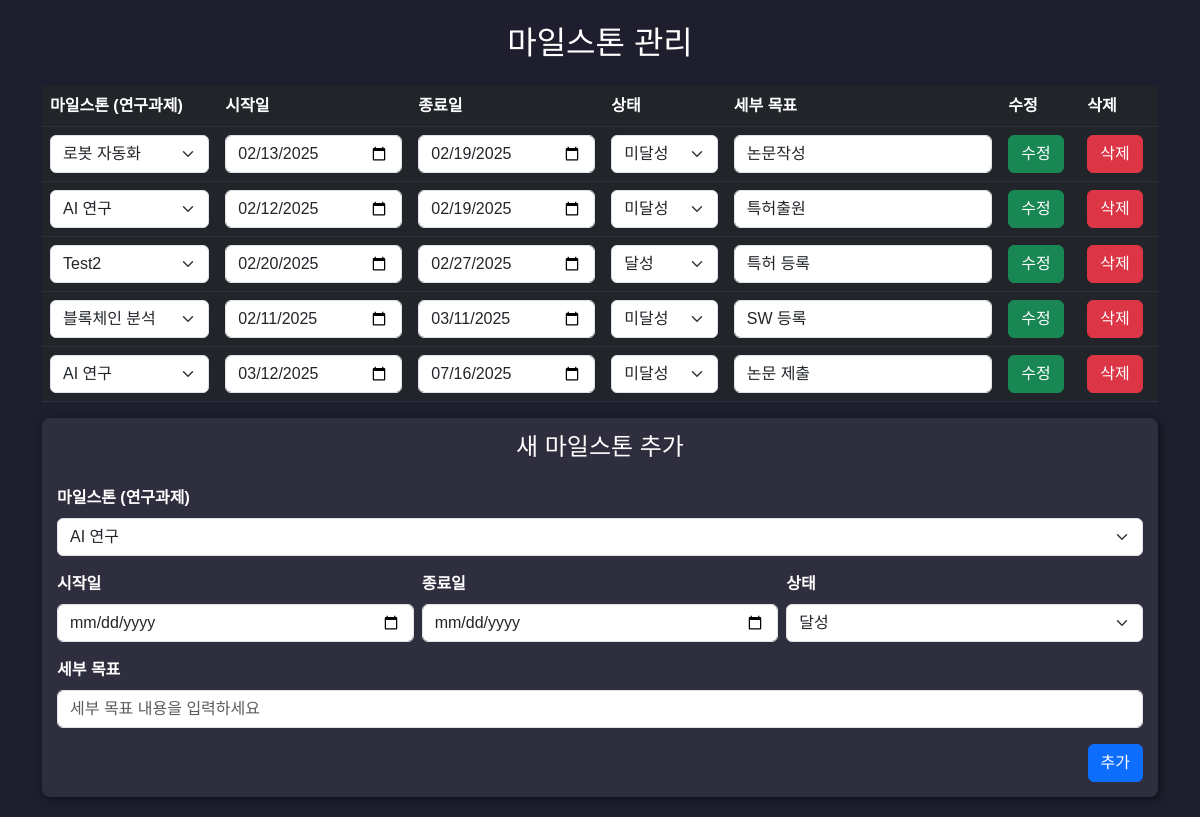
Screenshot of /milestone with the database file from the repository.
### tables this page shows
CREATE TABLE milestones (
            id INTEGER PRIMARY KEY AUTOINCREMENT,
            Milestone TEXT NOT NULL,
            Start TEXT NOT NULL,
            Finish TEXT NOT NULL,
            Status TEXT NOT NULL,
            "세부 목표" TEXT
        );

CREATE TABLE projects (
            id INTEGER PRIMARY KEY AUTOINCREMENT,
            name TEXT NOT NULL,
            manager TEXT NOT NULL,
            start_date TEXT NOT NULL,
            end_date TEXT NOT NULL,
            total_cost INTEGER NOT NULL,
            current_expenditure INTEGER NOT NULL,
            goal_papers INTEGER DEFAULT 0,
            current_papers INTEGER DEFAULT 0,
            goal_patents_filed INTEGER DEFAULT 0,
            current_patents_filed INTEGER DEFAULT 0,
            goal_patents_registered INTEGER DEFAULT 0,
            current_patents_registered INTEGER DEFAULT 0,
            goal_software INTEGER DEFAULT 0,
            current_software INTEGER DEFAULT 0
        );

### routes.py (the view, shortened to what this page needs)
@milestone_blueprint.route('/milestone', methods=['GET', 'POST'])
def milestone():
    milestones = get_milestones()
    projects = get_projects()  # 연구과제 목록을 함께 가져와서 드롭다운 옵션으로 사용
    return render_template('milestone.html', milestones=milestones, projects=projects)

### database.py (called while the page is built)
def get_milestones():
    conn = sqlite3.connect(DB_NAME)
    conn.row_factory = sqlite3.Row
    cur = conn.cursor()
    cur.execute("SELECT * FROM milestones")
    rows = cur.fetchall()
    conn.close()
    milestones = [dict(row) for row in rows]
    return milestones

### templates/milestone.html (shortened to what this page needs)
<!DOCTYPE html>
<html lang="ko">
<head>
  <link rel="stylesheet" href="https://cdn.jsdelivr.net/npm/bootstrap@5.3.0/dist/css/bootstrap.min.css">
  <link rel="stylesheet" href="{{ url_for('static', filename='font/pretendard.css') }}">
  <link rel="stylesheet" href="{{ url_for('static', filename='font/pretendard-subset.css') }}">
</head>
<body class="container mt-4">
  <h2 class="text-center mb-4">마일스톤 관리</h2>
  <table class="table table-dark table-hover">
    <thead>
      <tr>
        <th>마일스톤 (연구과제)</th>
        <th>시작일</th>
        <th>종료일</th>
        <th>상태</th>
        <th>세부 목표</th>
        <th>수정</th>
        <th>삭제</th>
      </tr>
    </thead>
    <tbody>
      {% for ms in milestones %}
      <tr>
        <form method="post">
          <td>
            <select name="Milestone" class="form-select">
              {% for project in projects %}
                <option value="{{ project.name }}" {% if project.name == ms.Milestone %}selected{% endif %}>
                  {{ project.name }}
                </option>
              {% endfor %}
            </select>
          </td>
          <td><input type="date" name="Start" value="{{ ms.Start }}" class="form-control"></td>
          <td><input type="date" name="Finish" value="{{ ms.Finish }}" class="form-control"></td>
          <td>
            <select name="Status" class="form-select">
              <option value="미달성" {% if ms.Status == "미달성" %}selected{% endif %}>미달성</option>
              <option value="달성" {% if ms.Status == "달성" %}selected{% endif %}>달성</option>
            </select>
          </td>
          <td><input type="text" name="세부 목표" value="{{ ms['세부 목표'] }}" class="form-control"></td>
          <td>
            <button type="submit" name="action" value="update" class="btn btn-success">수정</button>
          </td>
          <td>
            <button type="submit" name="action" value="delete" class="btn btn-danger">삭제</button>
          </td>
        </form>
      </tr>
      {% endfor %}
    </tbody>
  </table>
  <div class="card-custom">
    <h4 class="text-center mb-4">새 마일스톤 추가</h4>
    <form method="post">
      <div class="mb-3">
        <label for="newMilestone" class="form-label">마일스톤 (연구과제)</label>
        <select name="Milestone" id="newMilestone" class="form-select">
          {% for project in projects %}
            <option value="{{ project.name }}">{{ project.name }}</option>
          {% endfor %}
        </select>
      </div>
      <div class="row g-2">
        <div class="col-md-4 mb-3">
          <label for="newStart" class="form-label">시작일</label>
          <input type="date" name="Start" id="newStart" class="form-control">
        </div>
        <div class="col-md-4 mb-3">
          <label for="newFinish" class="form-label">종료일</label>
          <input type="date" name="Finish" id="newFinish" class="form-control">
        </div>
        <div class="col-md-4 mb-3">
          <label for="newStatus" class="form-label">상태</label>
          <select name="Status" id="newStatus" class="form-select">
            <option value="달성">달성</option>
          </select>
        </div>
      </div>
      <div class="mb-3">
        <label for="newDetail" class="form-label">세부 목표</label>
        <input type="text" name="세부 목표" id="newDetail" class="form-control" placeholder="세부 목표 내용을 입력하세요">
      </div>
      <div class="d-flex justify-content-end">
        <button type="submit" class="btn btn-primary">추가</button>
      </div>
    </form>
  </div>
</body>
</html>

### templates/milestone.html (style rules this page uses)
* { font-family: 'Pretendard', sans-serif; }
body { background-color: #1E1E2E; color: white; }
.table-dark th, .table-dark td { border-color: #2E2E3E; }
.form-label { font-weight: bold; }
.card-custom { background-color: #2E2E3E; border-radius: 8px; box-shadow: 2px 2px 8px rgba(0,0,0,0.5); padding: 15px; margin-bottom: 20px; }

### rows the page displays
milestones: Milestone "로봇 자동화", Start "02/13/2025", Finish "02/19/2025", Status "미달성", 세부 목표 "논문작성"
milestones: Milestone "AI 연구", Start "02/12/2025", Finish "02/19/2025", Status "미달성", 세부 목표 "특허출원"
milestones: Milestone "Test2", Start "02/20/2025", Finish "02/27/2025", Status "달성", 세부 목표 "특허 등록"
milestones: Milestone "블록체인 분석", Start "02/11/2025", Finish "03/11/2025", Status "미달성", 세부 목표 "SW 등록"
milestones: Milestone "AI 연구", Start "03/12/2025", Finish "07/16/2025", Status "미달성", 세부 목표 "논문 제출"

### other values shown
form field Milestone "AI 연구"
